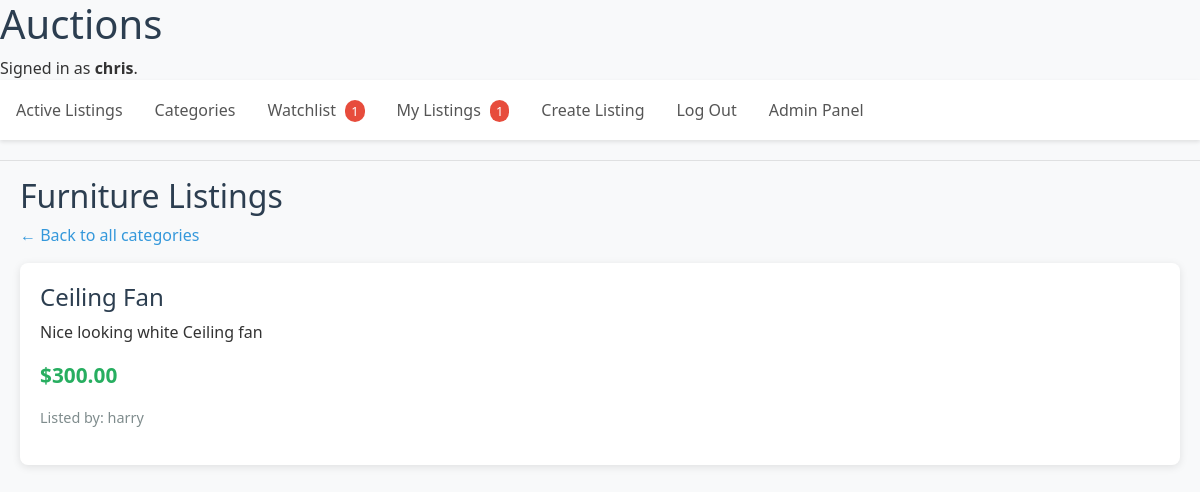
Screenshot of /category/furniture (signed in) with the database file from the repository.
### auctions/models.py (models this page shows, shortened)
class User(AbstractUser):
    pass
    watchlist = models.ManyToManyField("Listing", blank=True, related_name="watchers")

class Listing(models.Model):
    title = models.CharField(max_length=64)
    description = models.TextField()
    starting_bid = models.DecimalField(max_digits=10, decimal_places=2)
    image_url = models.URLField(blank=True)
    category = models.CharField(max_length=64, blank=True)
    creator = models.ForeignKey(User, on_delete=models.CASCADE, related_name="listings")
    active = models.BooleanField(default=True)
    created_at = models.DateTimeField(auto_now_add=True)
    winner = models.ForeignKey(User, on_delete=models.SET_NULL, null=True, blank=True, related_name="won_auctions")
    last_updated = models.DateTimeField(auto_now=True)

### auctions/views.py (the view)
# urls.py: path("category/<str:category_name>", views.category_listings, name="category_listings"),
def category_listings(request, category_name):
    listings = Listing.objects.filter(active=True, category=category_name)
    return render(request, "auctions/category_listings.html", {
        "category_name": category_name,
        "listings": listings
    })

### auctions/templates/auctions/category_listings.html (shortened to what this page needs)
{% extends "auctions/layout.html" %}
{% block body %}
<div class="container">
    <h2>{{ category_name|title }} Listings</h2>
    <p><a href="{% url 'categories' %}" style="color: #3498db;">← Back to all categories</a></p>
    {% if listings %}
        {% for listing in listings %}
            <div class="listing-card">
                <h3>
                    <a href="{% url 'listing' listing.id %}">{{ listing.title }}</a>
                </h3>
                <p>{{ listing.description }}</p>
                <p class="price">${{ listing.starting_bid }}</p>
                <p class="small-text">Listed by: {{ listing.creator.username }}</p>
            </div>
        {% endfor %}
    {% else %}
        <div class="listing-card">
            <p>No active listings in this category.</p>
            <a href="{% url 'index' %}" class="btn btn-primary">View All Listings</a>
        </div>
    {% endif %}
</div>
{% endblock %}

### auctions/templates/auctions/layout.html (shortened to what this page needs)
{% load static %}
<!DOCTYPE html>
<html lang="en">
    <head>
        <link rel="stylesheet" href="https://stackpath.bootstrapcdn.com/bootstrap/4.4.1/css/bootstrap.min.css">
        <link href="{% static 'auctions/styles.css' %}" rel="stylesheet">
    </head>
    <body>
        <h1>Auctions</h1>
        <div>
            {% if user.is_authenticated %}
                Signed in as <strong>{{ user.username }}</strong>.
            {% else %}
                Not signed in.
            {% endif %}
        </div>
        <ul class="nav">
            <li class="nav-item">
                <a class="nav-link" href="{% url 'index' %}">Active Listings</a>
            </li>
            <li class="nav-item">
                <a class="nav-link" href="{% url 'categories' %}">Categories</a>
            </li>
            {% if user.is_authenticated %}
                <li class="nav-item">
                    <a class="nav-link" href="{% url 'watchlist' %}">
                        Watchlist
                        {% if watchlist_notifications > 0 %}
                            <span class="notification-count">{{ watchlist_notifications }}</span>
                        {% endif %}
                    </a>
                </li>
                <li class="nav-item">
                    <a class="nav-link" href="{% url 'my_listings' %}">
                        My Listings
                        {% if my_listings_notifications > 0 %}
                            <span class="notification-count">{{ my_listings_notifications }}</span>
                        {% endif %}
                    </a>
                </li>
                <li class="nav-item">
                    <a class="nav-link" href="{% url 'create_listing' %}">Create Listing</a>
                </li>
                <li class="nav-item">
                    <a class="nav-link" href="{% url 'logout' %}">Log Out</a>
                </li>
                {% if user.is_staff %}
                    <li class="nav-item">
                        <a class="nav-link" href="/admin/">Admin Panel</a>
                    </li>
                {% endif %}
            {% endif %}
        </ul>
        <hr>
        {% block body %}
        {% endblock %}
    </body>
</html>

### auctions/static/auctions/styles.css (style rules this page uses)
body { font-family: 'Segoe UI', Tahoma, Geneva, Verdana, sans-serif; background-color: #f8f9fa; color: #333; }
h1, h2, h3 { color: #2c3e50; }
.nav { background-color: white; padding: 10px 0; box-shadow: 0 2px 4px rgba(0,0,0,0.1); margin-bottom: 20px; }
.nav-link { color: #555 !important; font-weight: 500; transition: color 0.3s; }
.listing-card { background: white; border-radius: 8px; padding: 20px; margin-bottom: 20px; box-shadow: 0 2px 8px rgba(0,0,0,0.1); transition: transform 0.2s, box-shadow 0.2s; }
.listing-card h3 { margin-top: 0; font-size: 1.5rem; }
.listing-card h3 a { color: #2c3e50; text-decoration: none; transition: color 0.3s; }
.price { font-size: 1.3rem; color: #27ae60; font-weight: bold; }
.notification-count { background-color: #e74c3c; color: white; border-radius: 10px; padding: 2px 6px; font-size: 0.8rem; margin-left: 5px; }
.container { max-width: 1200px; margin: 0 auto; padding: 0 20px; }
ul { list-style: none; padding: 0; }
small, .small-text { color: #7f8c8d; font-size: 0.9rem; }

### rows the page displays
User: username "chris"
Listing: title "Ceiling Fan", description "Nice looking white Ceiling fan", starting_bid "300.00", creator.username "harry"

### other values shown
{{ watchlist_notifications }} "1"
{{ my_listings_notifications }} "1"
{{ category_name|title }} "Furniture"
